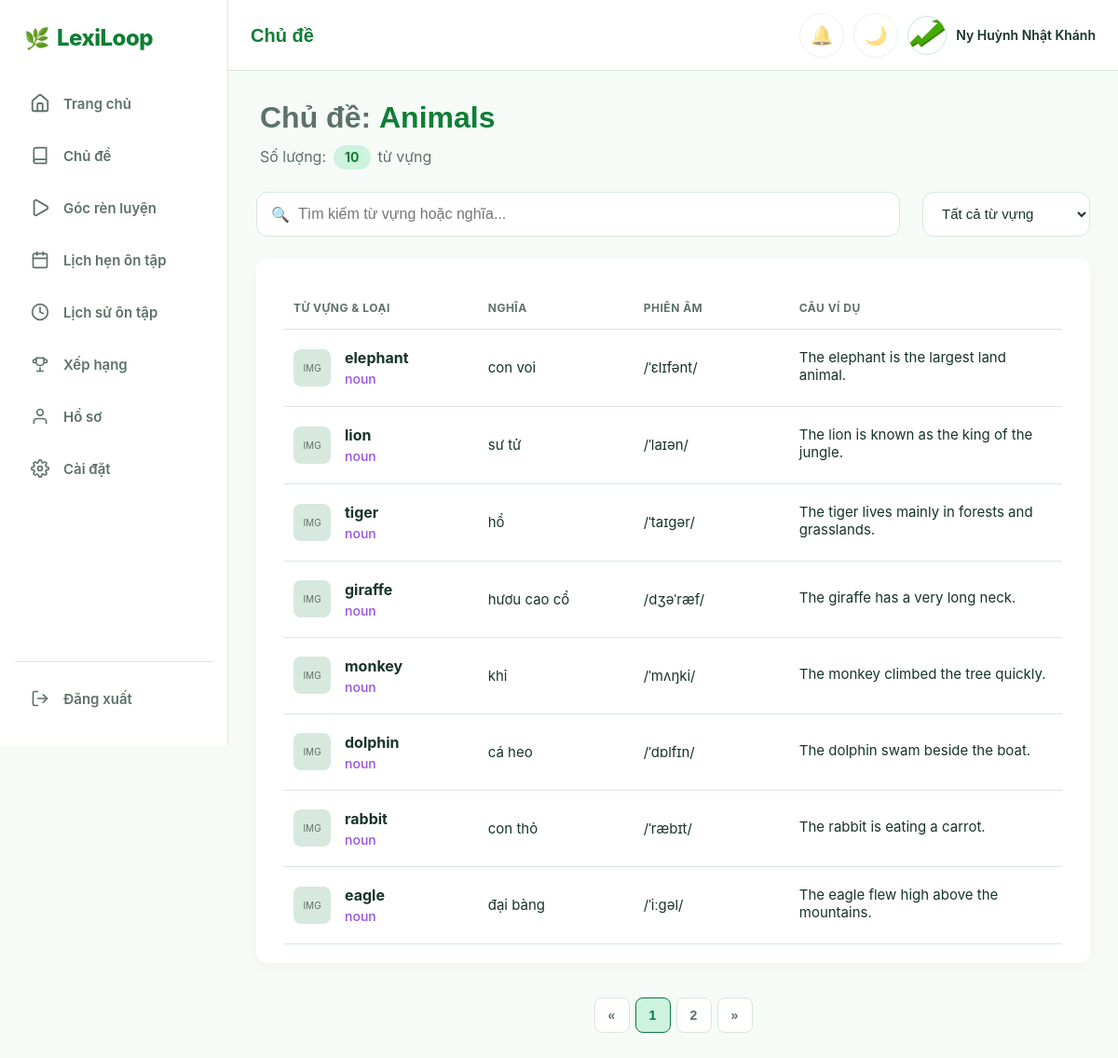
The page /pages/main/B_DanhSachTuVung.php?topicID=1 (signed in) on the database its author committed.
### tables this page shows
CREATE TABLE `Topics` (
  `topicID` int NOT NULL,
  `topicName` varchar(100) NOT NULL,
  `topicDescription` text,
  `category` varchar(20) NOT NULL DEFAULT 'common',
  `created_by` int DEFAULT NULL,
  `topicCreated_at` datetime DEFAULT CURRENT_TIMESTAMP
);

CREATE TABLE `vocabulary` (
  `id` int NOT NULL,
  `topic_id` int DEFAULT NULL,
  `word` varchar(100) NOT NULL,
  `pronunciation` varchar(100) DEFAULT NULL,
  `part_of_speech` varchar(30) DEFAULT NULL,
  `meaning` text NOT NULL,
  `example_sentence` text,
  `created_by` int DEFAULT NULL,
  `created_at` datetime DEFAULT CURRENT_TIMESTAMP,
  `audio_url` varchar(255) DEFAULT NULL
);

### pages/main/B_DanhSachTuVung.php (the view, shortened to what this page needs)
<?php
require_once($_SERVER['DOCUMENT_ROOT'] . "/Connect.php");
$isLoggedIn = isset($_SESSION['user_id']);
$topic_id = isset($_GET['topicID']) ? (int) $_GET['topicID'] : 0;
$sql_topic = "
    SELECT
        topicID,
        topicName,
        topicDescription
    FROM Topics
    WHERE topicID = ?
";
$stmt_topic = mysqli_prepare($link, $sql_topic);
mysqli_stmt_bind_param(
    $stmt_topic,
    "i",
    $topic_id
);
mysqli_stmt_execute($stmt_topic);
$result_topic = mysqli_stmt_get_result($stmt_topic);
$topic = mysqli_fetch_assoc($result_topic);
$sql_count = "
    SELECT COUNT(*) AS word_count
    FROM vocabulary
    WHERE topic_id = ?
";
$stmt_count = mysqli_prepare($link, $sql_count);
mysqli_stmt_bind_param(
    $stmt_count,
    "i",
    $topic_id
);
mysqli_stmt_execute($stmt_count);
$result_count = mysqli_stmt_get_result($stmt_count);
$count_data = mysqli_fetch_assoc($result_count);
$word_count = $count_data['word_count'];
$sql_vocab = "
    SELECT
        id,
        word,
        pronunciation,
        part_of_speech,
        meaning,
        example_sentence,
        audio_url
    FROM vocabulary
    WHERE topic_id = ?
    ORDER BY id ASC
";
$stmt_vocab = mysqli_prepare($link, $sql_vocab);
mysqli_stmt_bind_param(
    $stmt_vocab,
    "i",
    $topic_id
);
mysqli_stmt_execute($stmt_vocab);
$vocab_result = mysqli_stmt_get_result($stmt_vocab);
?>
<!DOCTYPE html>
<html lang="vi">
<head>
    <link rel="stylesheet" type="text/css" href="../../CSS/Style.css">
    <link rel="stylesheet" type="text/css" href="../../CSS/topheader.css">
    <link rel="stylesheet" type="text/css" href="../../CSS/B_DanhSachTuVung.css">
    <link rel="stylesheet" type="text/css" href="../../CSS/responsive.css">
    <link rel="stylesheet" type="text/css" href="../../CSS/guest-preview.css">
</head>
<body>
    <div class="layout-wrapper">
        <?php
        if ($isLoggedIn) {
            include '../../includes/sidebar_user.php';
        } else {
            include '../../includes/sidebar_guest.php';
        }
        ?>
        <main class="main-content">
            <?php
            include '../../includes/topheader.php';
            ?>
            <div class="content-area">
                <section class="topic-header">
                    <div class="topic-info">
                        <h2 class="topic-name">
                            Chủ đề:
                            <span class="dynamic-text">
                                <?= htmlspecialchars($topic['topicName']) ?>
                            </span>
                        </h2>
                        <p class="topic-count">
                            Số lượng:
                            <span class="dynamic-badge">
                                <?= $word_count ?>
                            </span>
                            từ vựng
                        </p>
                    </div>
                </section>
                <div class="vocabs-toolbar">
                    <div class="vocabs-search">
                        <span class="search-icon" aria-hidden="true">🔍</span>
                        <input type="search" id="vocab-search" name="vocab-search" class="search-input"
                            placeholder="Tìm kiếm từ vựng hoặc nghĩa...">
                    </div>
                    <div class="vocab-filter">
                        <select name="vocab-filter" id="vocab-filter-select">
                            <option value="all">Tất cả từ vựng</option>
                        </select>
                    </div>
                </div>
                <section class="vocab-card">
                    <table class="vocab-table">
                        <thead>
                            <tr>
                                <th class="col-word">TỪ VỰNG & LOẠI</th>
                                <th class="col-meaning">NGHĨA</th>
                                <th class="col-ipa">PHIÊN ÂM</th>
                                <th class="col-example">CÂU VÍ DỤ</th>
                            </tr>
                        </thead>
                        <tbody id="vocab-data-body" class="vocab-data">
                            <?php if (mysqli_num_rows($vocab_result) > 0): ?>
                                <?php while ($vocab = mysqli_fetch_assoc($vocab_result)): ?>
                                    <tr>
                                        <td class="col-word">
                                            <div class="word-info">
                                                <div class="word-img-placeholder">
                                                    IMG
                                                </div>
                                                <div class="word-details">
                                                    <span class="word-name">
                                                        <?= htmlspecialchars($vocab['word']) ?>
                                                    </span>
                                                    <span class="word-type">
                                                        <?= htmlspecialchars($vocab['part_of_speech'] ?? '') ?>
                                                    </span>
                                                </div>
                                            </div>
                                        </td>
                                        <td class="col-meaning">
                                            <?= htmlspecialchars($vocab['meaning']) ?>
                                        </td>
                                        <td class="col-ipa">
                                            <?= htmlspecialchars($vocab['pronunciation'] ?? '') ?>
                                        </td>
                                        <td class="col-example">
                                            <div class="ex-en">
                                                <?= htmlspecialchars($vocab['example_sentence'] ?? '') ?>
                                            </div>
                                        </td>
                                    </tr>
                                <?php endwhile; ?>
                            <?php endif; ?>
                        </tbody>
                    </table>
                </section>
            </div>
        </main>
    </div>
</body>
</html>

### CSS/Style.css (style rules this page uses)
*, *::before, *::after { box-sizing: border-box; }
:root { --color-primary: #0e7748; --color-primary-dark: #0f7e34; --color-primary-light: #cdf2dd; --color-accent: #2563eb; --color-accent-dark: #1d4ed8; --color-accent-light: #eff6ff; --color-warning: #b45309; --color-warning-light: #fff7ed; --color-success: #15803d; --color-danger: #c2413b; --color-danger-light: #fef2f2; --color-background: #f6fbf8; --color-surface: #ffffff; --color-white: #ffffff; --color-border: #d7e8df; --color-text: #17342a; --color-text-muted: #5d7268; --sidebar-width: 245px; --sidebar-width-collapsed: 76px; }
h2 { font-family: Arial, sans-serif; font-size: 32px; font-weight: 600; line-height: 1.3; color: var(--color-text); }
p { margin: 0; font-size: 16px; line-height: 1.6; color: var(--color-text-muted); }
body { margin: 0; padding: 0; background-color: var(--color-background); color: var(--color-text); font-family: -apple-system, BlinkMacSystemFont, "Segoe UI", Roboto, sans-serif; }

### CSS/B_DanhSachTuVung.css (style rules this page uses)
.layout-wrapper { min-height: 100vh; width: 100%; }
.main-content { margin-left: 245px; min-width: 0; display: flex; flex-direction: column; background-color: var(--color-background); }
.content-area { padding: 30px; flex-grow: 1; overflow-y: auto; }
.topic-header { display: flex; justify-content: space-between; align-items: flex-end; margin-bottom: 24px; padding: 0 4px; }
.topic-info { display: flex; flex-direction: column; gap: 8px; }
.topic-name { margin: 0; font-size: 32px; font-weight: 600; color: var(--color-text-muted); }
.topic-name .dynamic-text { font-weight: 800; color: var(--color-primary-dark); }
.topic-count { margin: 0; font-size: 16px; color: var(--color-text-muted); display: flex; align-items: center; gap: 8px; }
.topic-count .dynamic-badge { font-weight: 700; color: var(--color-primary-dark); background-color: var(--color-primary-light); padding: 2px 12px; border-radius: 16px; font-size: 14px; display: inline-block; }
.vocabs-toolbar { display: flex; align-items: center; justify-content: space-between; width: 100%; margin-top: 0; margin-bottom: 24px; gap: 24px; }
.vocabs-search { position: relative; flex: 1; max-width: 1000px; }
.search-icon { position: absolute; left: 16px; top: 50%; transform: translateY(-50%); color: var(--color-text-muted); }
.search-input { width: 100%; height: 48px; padding: 0 16px 0 44px; border: 1px solid var(--color-border); border-radius: 12px; background-color: var(--color-surface); color: var(--color-text); font-size: 16px; outline: none; transition: border-color 0.2s ease, box-shadow 0.2s ease; }
.vocab-filter { display: flex; align-items: center; gap: 12px; flex-shrink: 0; }
.vocab-filter select { min-width: 180px; height: 48px; padding: 0 16px; border: 1px solid var(--color-border); border-radius: 12px; background-color: var(--color-surface); color: var(--color-text); font-size: 15px; cursor: pointer; outline: none; transition: border-color 0.2s ease, box-shadow 0.2s ease; }
.vocab-card { background-color: var(--color-surface); border-radius: 12px; padding: 20px 30px; box-shadow: 0 4px 12px rgba(0, 0, 0, 0.03); }
.vocab-table { width: 100%; border-collapse: collapse; margin-top: 10px; }
.vocab-table th { text-align: left; padding: 15px 10px; color: var(--color-text-muted); font-size: 12px; text-transform: uppercase; letter-spacing: 0.5px; border-bottom: 1px solid var(--color-border); }
.vocab-table td { padding: 20px 10px; border-bottom: 1px solid var(--color-border); vertical-align: middle; }
.word-info { display: flex; align-items: center; gap: 15px; }
.word-img-placeholder { width: 40px; height: 40px; background-color: var(--color-border); border-radius: 8px; display: flex; align-items: center; justify-content: center; font-size: 10px; color: var(--color-text-muted); }
.word-details { display: flex; flex-direction: column; }
.word-name { font-weight: 700; font-size: 16px; color: var(--color-text); margin-bottom: 4px; }
.word-type { font-size: 14px; color: #9b51e0; font-weight: 500; }
.col-meaning, .col-ipa { font-size: 15px; color: var(--color-text); }
.ex-en { font-size: 15px; color: var(--color-text); margin-bottom: 4px; }
.col-word { width: 25%; }
.col-meaning { width: 20%; }
.col-ipa { width: 20%; }
.col-example { width: 35%; }

### CSS/responsive.css (style rules this page uses)
*, *::before, *::after { box-sizing: border-box; }
.flex-item, .main-content, .page-content, .content-area, [class*="_NoiDung"], [class*="_Panel"] { min-width: 0; }
p, h1, h2, h3, h4, a, button, label, td, th { overflow-wrap: anywhere; }

### rows shown on the page
topics: topicName "Animals"
vocabulary: word "elephant", part_of_speech "noun", meaning "con voi", pronunciation "/ˈɛlɪfənt/", example_sentence "The elephant is the largest land animal."
vocabulary: word "lion", part_of_speech "noun", meaning "sư tử", pronunciation "/ˈlaɪən/", example_sentence "The lion is known as the king of the jungle."
vocabulary: word "tiger", part_of_speech "noun", meaning "hổ", pronunciation "/ˈtaɪɡər/", example_sentence "The tiger lives mainly in forests and grasslands."
vocabulary: word "giraffe", part_of_speech "noun", meaning "hươu cao cổ", pronunciation "/dʒəˈræf/", example_sentence "The giraffe has a very long neck."
vocabulary: word "monkey", part_of_speech "noun", meaning "khỉ", pronunciation "/ˈmʌŋki/", example_sentence "The monkey climbed the tree quickly."
vocabulary: word "dolphin", part_of_speech "noun", meaning "cá heo", pronunciation "/ˈdɒlfɪn/", example_sentence "The dolphin swam beside the boat."
vocabulary: word "rabbit", part_of_speech "noun", meaning "con thỏ", pronunciation "/ˈræbɪt/", example_sentence "The rabbit is eating a carrot."
vocabulary: word "eagle", part_of_speech "noun", meaning "đại bàng", pronunciation "/ˈiːɡəl/", example_sentence "The eagle flew high above the mountains."

### other values the page prints
$headerTitle "Chủ đề"
$headerUserName "Ny Huỳnh Nhật Khánh"
$word_count "10"
